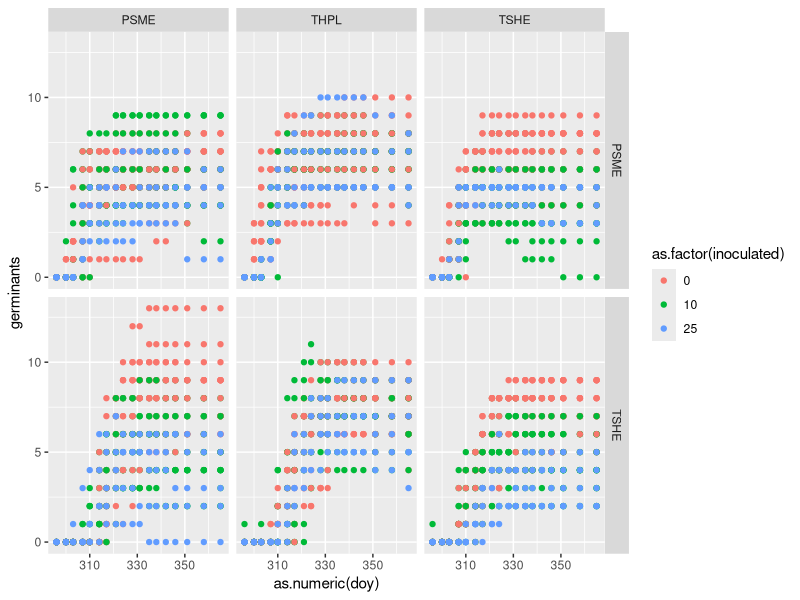
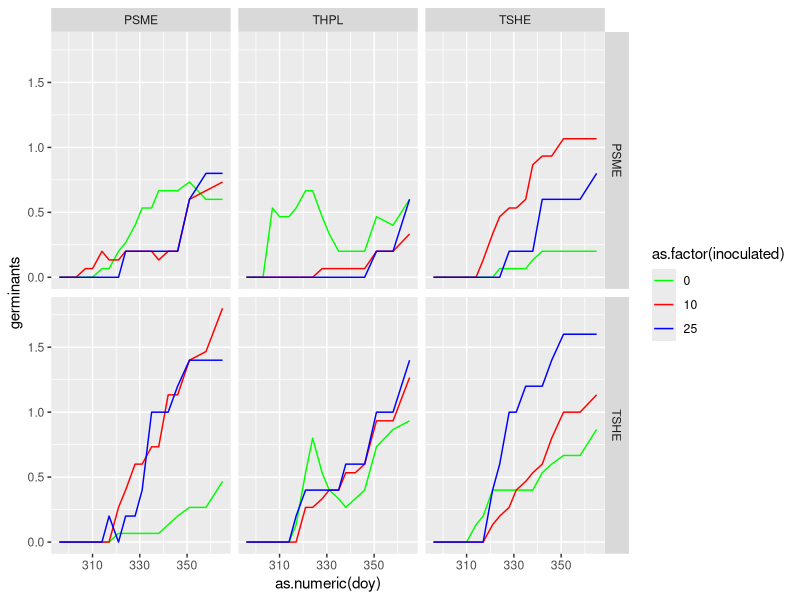
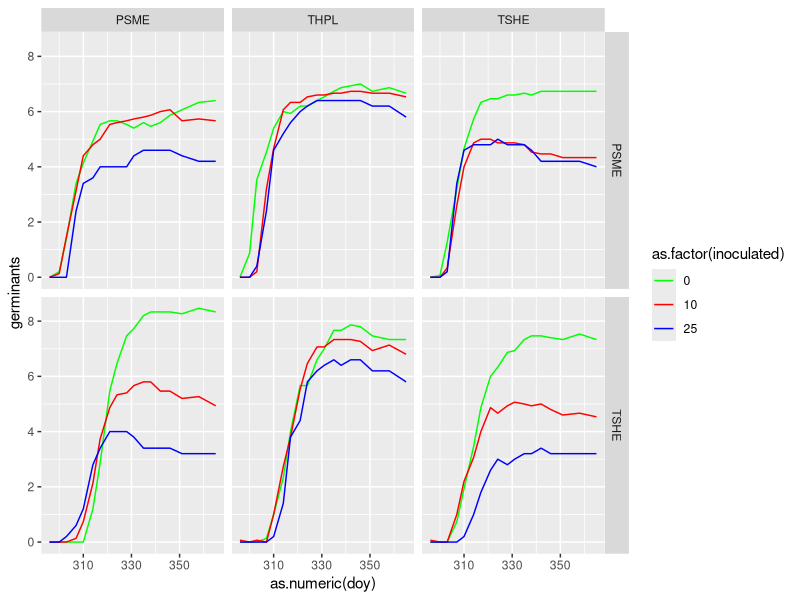
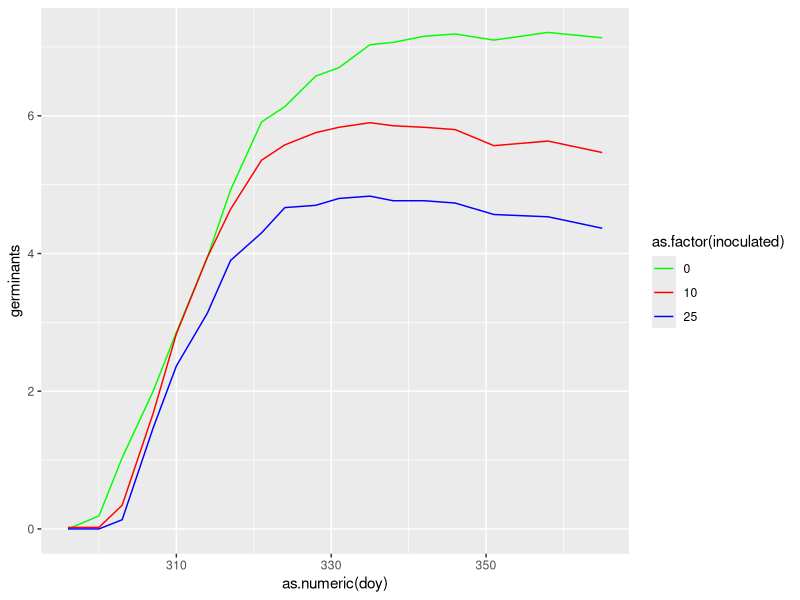
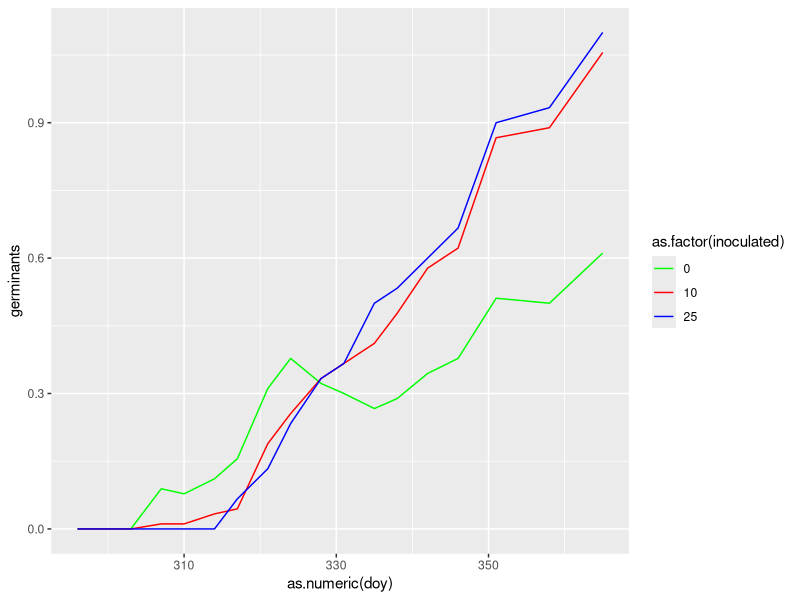
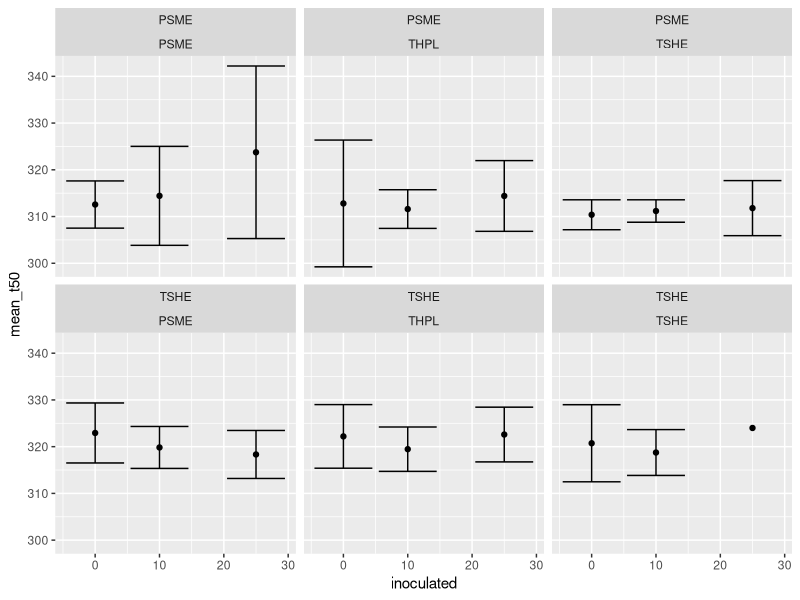

Generate these figures, in order, with R:
## Started Boxing Day 2025 ##
## By Lizzie ##

## Working off germ_analysis a little ... but plotting##

# housekeeping
rm(list=ls())
options(stringsAsFactors=FALSE)

# Load libraries
library(ggplot2)
library(reshape)
library(tidyverse)

# set wd
# Update to include yours with ifelse

user <- Sys.info()[["user"]]

ifelse(
  user == "lizzie",
  "/Users/lizzie/Documents/git/projects/grephon/soilinoculation/analyses/",
  ifelse(
    user == "nolanmeier",
    "/Users/nolanmeier/git/morasoilinoculation/analyses",
    ifelse(
      user == "Xiaomao", 
      "C:/PhD/Project/morasoilinoculation/analyses",
      NA
    )
  )
)

# get the data!
# should be INPUT (not inputs)

# First, bring in full, most recent dataset (will talk to Mao about lab protocols for doing this)
seedsraw <- read.csv('inputs/germination_data_01_02.csv') # Full data set with alive and dead, from Jan. 2
seeds <- seedsraw
seeds[is.na(seeds)] <- 0 #  This works, all empty cells mean no germinants (of any kind) observed

# filter out all columns containing dead data
aliveraw <- seeds[, !grepl("dead", names(seeds))]
alive <- aliveraw

# filter out all columns containing alive data
deadraw <- seeds[, !grepl("alive", names(seeds))]
dead <- deadraw


# reshaping
library(reshape)
alivelong <-  melt(alive, id.var=c("soil_species", "seed_species", "inoculated_.", "pot", "notes"))
names(alivelong) <- c("soil_species", "seed_species", "inoculated", "pot", "notes", "doy", "germinants")

deadlong <- melt(dead, id.var=c("soil_species", "seed_species", "inoculated_.", "pot", "notes"))
names(deadlong) <- c("soil_species", "seed_species", "inoculated", "pot", "notes", "doy", "germinants")

# clean up the variable 
alivelong$doy <- substr(alivelong$doy, 2, 4)
deadlong$doy <- substr(deadlong$doy, 2, 4)
unique(alivelong$doy)

#quartz()
ggplot(alivelong, aes(x=as.numeric(doy), y=germinants, color=as.factor(inoculated))) +
	geom_point() + 
	facet_grid(seed_species~soil_species)
# Hmm, this looks like a good start, but ...
	# it would be better if we summarized the data by inoluction level using ggplot stats etc.
	# would be great to work on that next if someone has time!
	# and then we could do it for dead also. 

####### Working off the above to sort by inoculation ##########
####### Dec. 29, 2025, by Nolan ########
head(alivelong)

# summarize stats by grouping by inoculation level
# plot as lines
aliveplot <- ggplot(alivelong,
       aes(x = as.numeric(doy),
           y = germinants,
           color = as.factor(inoculated),
           group = inoculated)) +
  
  stat_summary(fun = mean, geom = "line") + 
  
  # to remove error bars
  # stat_summary(
  #   fun.data = mean_se,
  #   geom = "errorbar",
  #   width = 1
  # ) + 
  
  facet_grid(seed_species ~ soil_species)
  

##### Adding to the above but trying to start with the full data set ######
###### January 2, 2025, by Nolan ######

deadplot <- ggplot(deadlong,
       aes(x = as.numeric(doy),
           y = germinants,
           color = as.factor(inoculated),
           group = inoculated)) +
  
  stat_summary(fun = mean, geom = "line") + 
  
  # to remove error bars
  # stat_summary(
  #   fun.data = mean_se,
  #   geom = "errorbar",
  #   width = 1
  # ) + 
  
  facet_grid(seed_species ~ soil_species) 

####### Jan. 11, 2026 #########
###### Nolan, working to modify graphs #######

# Set the colour scale to match the tray labels 
deadplot + scale_color_manual(values=c("green", "red", "blue"))
aliveplot + scale_color_manual(values=c("green", "red", "blue"))

##### January 16, 2026 #########
# Combining all soil/seed treatments to only show inoculation effects, Nolan
germinants_by_inoculation <- alivelong %>%
  group_by(soil_species,seed_species) %>%
  ggplot(aes(x = as.numeric(doy),
      y = germinants,
      color = as.factor(inoculated),
      group = inoculated)) +
  
  stat_summary(fun = mean, geom = "line") + 
  scale_color_manual(values=c("green", "red", "blue"))
germinants_by_inoculation  

deaths_by_inoculation <- deadlong %>%
  group_by(soil_species,seed_species) %>%
  ggplot(aes(x = as.numeric(doy),
             y = germinants,
             color = as.factor(inoculated),
             group = inoculated)) +
  
  stat_summary(fun = mean, geom = "line") + 
  scale_color_manual(values=c("green", "red", "blue"))
deaths_by_inoculation


##### Working to do some more visualisations/calculations ######
## Jan. 31, Nolan #######

##### Add a column for plot_id to group by treatment
alivelong <- alivelong %>%
  mutate(germ_prop = germinants/10) %>%
  mutate(pot_id = paste(soil_species, seed_species,inoculated,sep = "_"))


T50 <- alivelong %>%
  arrange(pot_id,doy)%>%
  group_by(pot_id,pot)%>%
  filter(germ_prop >= 0.5)%>%
  slice(1)%>%
  ungroup()%>%
  select(pot_id,pot,t50_day = doy)
  


  #facet_wrap()
### Add the other variables to the df so they can be used for facet_wrap #####
T50_treatments <- T50%>%
  #group_by(pot_id)%>%
  #summarise(mean_t50 = mean(as.numeric(t50_day)))%>%
  mutate(soil_species = substr(pot_id,1,4))%>%
  mutate(seed_species = substr(pot_id,6,9))%>%
  mutate(inoculated = as.numeric(substr(pot_id,11,12)))%>%
  arrange(seed_species,soil_species)

T50_stats <- T50_treatments %>%
  group_by(pot_id)%>%
  summarise(mean_t50 = mean(as.numeric(t50_day)),
            sd_t50 = sd(as.numeric(t50_day)))%>%
  mutate(soil_species = substr(pot_id,1,4))%>%
  mutate(seed_species = substr(pot_id,6,9))%>%
  mutate(inoculated = as.numeric(substr(pot_id,11,12)))

ggplot(T50_stats,aes(x=inoculated,y=mean_t50,group=pot_id))+
  geom_point()+
  geom_errorbar(aes(ymin = mean_t50 - sd_t50,
                    ymax = mean_t50 + sd_t50)) + 
  facet_wrap(seed_species~soil_species)


#### Plot the data as boxplots, still working on this ######
# T50_plot <- ggplot(T50_treatments,aes(x=inoculated,y=mean_t50,group = as.factor(inoculated), fill = as.factor(inoculated))) +
#   geom_boxplot() +
#   facet_wrap(~soil_species)
# 
# T50_plot
# 
# PSME_T50 <- T50_treatments %>%
#   filter(seed_species == "PSME")
# PSME_T50_plot <- ggplot(PSME_T50,aes(x=inoculated,y=mean_t50,group = as.factor(inoculated), fill = as.factor(inoculated))) +
#   geom_boxplot() +
#   facet_wrap(~soil_species)
# PSME_T50_plot

  
